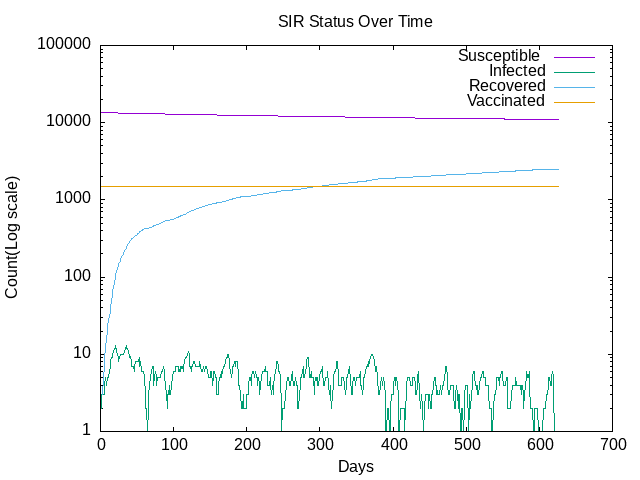

Generate this figure with gnuplot:
# Set the output file format and name
set terminal png
set output 'plot.png'

# Set the title and labels for the plot
set title 'SIR Status Over Time'
set xlabel 'Days'
set ylabel 'Count(Log scale)'

# Define the data file and format
datafile = 'simulation/single_population_results.csv'
set datafile separator ','

# Set the y-axis to logarithmic scale
set logscale y

# Plot data from columns 1, 2, 3, and 4
plot datafile using 1:3 with lines title 'Susceptible ',\
     datafile using 1:4 with lines title 'Infected', \
     datafile using 1:5 with lines title 'Recovered', \
     datafile using 1:6 with lines title 'Vaccinated'